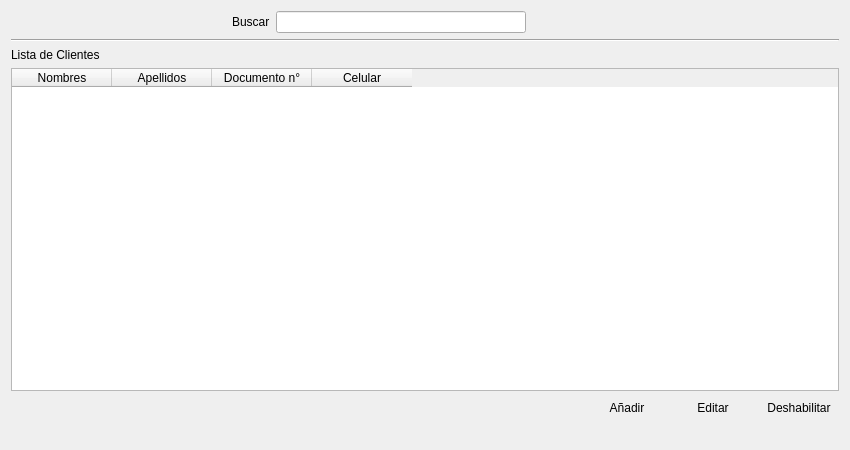
<?xml version="1.0" encoding="UTF-8"?>
<ui version="4.0">
 <class>Form</class>
 <widget class="QWidget" name="Form">
  <property name="geometry">
   <rect>
    <x>0</x>
    <y>0</y>
    <width>850</width>
    <height>450</height>
   </rect>
  </property>
  <property name="windowTitle">
   <string>Form</string>
  </property>
  <layout class="QGridLayout" name="gridLayout_6">
   <item row="0" column="0">
    <layout class="QGridLayout" name="gridLayout_5">
     <item row="0" column="0">
      <layout class="QGridLayout" name="gridLayout_11">
       <item row="0" column="0">
        <spacer name="horizontalSpacer_5">
         <property name="orientation">
          <enum>Qt::Horizontal</enum>
         </property>
         <property name="sizeHint" stdset="0">
          <size>
           <width>40</width>
           <height>20</height>
          </size>
         </property>
        </spacer>
       </item>
       <item row="0" column="1">
        <layout class="QGridLayout" name="gridLayout_10">
         <item row="0" column="0">
          <widget class="QLabel" name="label_3">
           <property name="text">
            <string>Buscar</string>
           </property>
          </widget>
         </item>
         <item row="0" column="1">
          <widget class="QLineEdit" name="lineEdit">
           <property name="minimumSize">
            <size>
             <width>250</width>
             <height>0</height>
            </size>
           </property>
           <property name="maximumSize">
            <size>
             <width>250</width>
             <height>16777215</height>
            </size>
           </property>
          </widget>
         </item>
         <item row="0" column="2">
          <widget class="QPushButton" name="pushButton_5">
           <property name="text">
            <string/>
           </property>
           <property name="icon">
            <iconset>
             <normaloff>:/new/Icons/1349716430_zoom.png</normaloff>:/new/Icons/1349716430_zoom.png</iconset>
           </property>
           <property name="flat">
            <bool>true</bool>
           </property>
          </widget>
         </item>
         <item row="0" column="3">
          <widget class="QPushButton" name="pushButton_6">
           <property name="text">
            <string/>
           </property>
           <property name="icon">
            <iconset>
             <normaloff>:/new/Icons/1349716435_cog.png</normaloff>:/new/Icons/1349716435_cog.png</iconset>
           </property>
           <property name="flat">
            <bool>true</bool>
           </property>
          </widget>
         </item>
        </layout>
       </item>
       <item row="0" column="2">
        <spacer name="horizontalSpacer_6">
         <property name="orientation">
          <enum>Qt::Horizontal</enum>
         </property>
         <property name="sizeHint" stdset="0">
          <size>
           <width>40</width>
           <height>20</height>
          </size>
         </property>
        </spacer>
       </item>
      </layout>
     </item>
     <item row="1" column="0">
      <widget class="Line" name="line">
       <property name="orientation">
        <enum>Qt::Horizontal</enum>
       </property>
      </widget>
     </item>
     <item row="2" column="0">
      <layout class="QGridLayout" name="gridLayout_4">
       <item row="0" column="0">
        <layout class="QGridLayout" name="gridLayout_3">
         <item row="0" column="0">
          <layout class="QGridLayout" name="gridLayout_2">
           <item row="0" column="0">
            <widget class="QLabel" name="label_2">
             <property name="sizePolicy">
              <sizepolicy hsizetype="Fixed" vsizetype="Preferred">
               <horstretch>0</horstretch>
               <verstretch>0</verstretch>
              </sizepolicy>
             </property>
             <property name="text">
              <string>Lista de Clientes</string>
             </property>
            </widget>
           </item>
           <item row="1" column="0">
            <widget class="QTableWidget" name="tableWidget">
             <column>
              <property name="text">
               <string>Nombres</string>
              </property>
             </column>
             <column>
              <property name="text">
               <string>Apellidos</string>
              </property>
             </column>
             <column>
              <property name="text">
               <string>Documento n°</string>
              </property>
             </column>
             <column>
              <property name="text">
               <string>Celular</string>
              </property>
             </column>
            </widget>
           </item>
          </layout>
         </item>
         <item row="1" column="0">
          <layout class="QGridLayout" name="gridLayout">
           <item row="0" column="0">
            <spacer name="horizontalSpacer_2">
             <property name="orientation">
              <enum>Qt::Horizontal</enum>
             </property>
             <property name="sizeHint" stdset="0">
              <size>
               <width>40</width>
               <height>20</height>
              </size>
             </property>
            </spacer>
           </item>
           <item row="0" column="1">
            <widget class="QPushButton" name="pushButton">
             <property name="sizePolicy">
              <sizepolicy hsizetype="Fixed" vsizetype="Fixed">
               <horstretch>0</horstretch>
               <verstretch>0</verstretch>
              </sizepolicy>
             </property>
             <property name="text">
              <string>Añadir</string>
             </property>
             <property name="icon">
              <iconset>
               <normaloff>:/new/Icons/1349716423_sq_plus.png</normaloff>:/new/Icons/1349716423_sq_plus.png</iconset>
             </property>
             <property name="flat">
              <bool>true</bool>
             </property>
            </widget>
           </item>
           <item row="0" column="2">
            <widget class="QPushButton" name="pushButton_2">
             <property name="sizePolicy">
              <sizepolicy hsizetype="Fixed" vsizetype="Fixed">
               <horstretch>0</horstretch>
               <verstretch>0</verstretch>
              </sizepolicy>
             </property>
             <property name="text">
              <string>Editar</string>
             </property>
             <property name="icon">
              <iconset>
               <normaloff>:/new/Icons/1349716425_doc_edit.png</normaloff>:/new/Icons/1349716425_doc_edit.png</iconset>
             </property>
             <property name="flat">
              <bool>true</bool>
             </property>
            </widget>
           </item>
           <item row="0" column="3">
            <widget class="QPushButton" name="pushButton_3">
             <property name="sizePolicy">
              <sizepolicy hsizetype="Fixed" vsizetype="Fixed">
               <horstretch>0</horstretch>
               <verstretch>0</verstretch>
              </sizepolicy>
             </property>
             <property name="text">
              <string>Deshabilitar</string>
             </property>
             <property name="icon">
              <iconset>
               <normaloff>:/new/Icons/1349716432_round_minus.png</normaloff>:/new/Icons/1349716432_round_minus.png</iconset>
             </property>
             <property name="flat">
              <bool>true</bool>
             </property>
            </widget>
           </item>
          </layout>
         </item>
        </layout>
       </item>
       <item row="1" column="0">
        <spacer name="horizontalSpacer_4">
         <property name="orientation">
          <enum>Qt::Horizontal</enum>
         </property>
         <property name="sizeHint" stdset="0">
          <size>
           <width>650</width>
           <height>20</height>
          </size>
         </property>
        </spacer>
       </item>
      </layout>
     </item>
    </layout>
   </item>
  </layout>
 </widget>
 <resources/>
 <connections/>
</ui>
